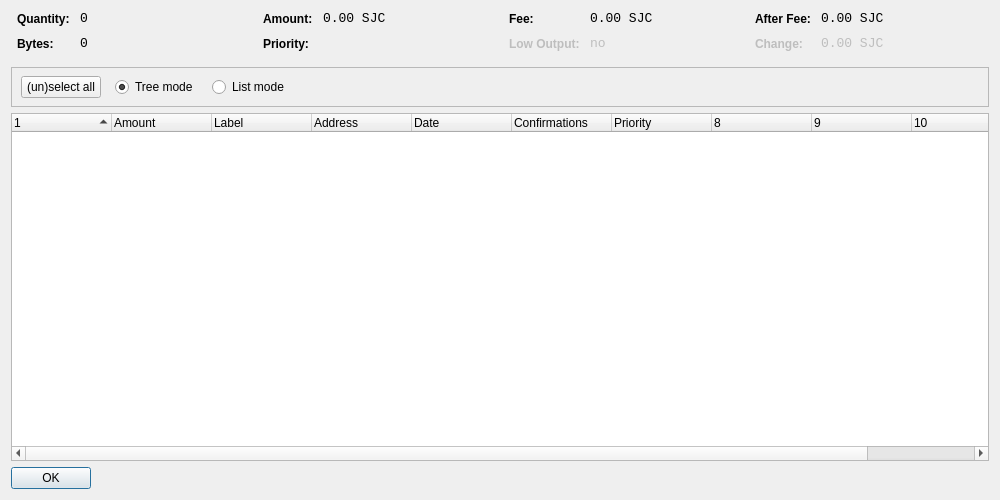
<?xml version="1.0" encoding="UTF-8"?>
<ui version="4.0">
 <class>CoinControlDialog</class>
 <widget class="QDialog" name="CoinControlDialog">
  <property name="geometry">
   <rect>
    <x>0</x>
    <y>0</y>
    <width>1000</width>
    <height>500</height>
   </rect>
  </property>
  <property name="windowTitle">
   <string>Coin Control</string>
  </property>
  <layout class="QVBoxLayout" name="verticalLayout">
   <item>
    <layout class="QHBoxLayout" name="horizontalLayoutTop" stretch="0,0,0,0">
     <property name="topMargin">
      <number>0</number>
     </property>
     <property name="bottomMargin">
      <number>10</number>
     </property>
     <item>
      <layout class="QFormLayout" name="formLayoutCoinControl1">
       <property name="horizontalSpacing">
        <number>10</number>
       </property>
       <property name="verticalSpacing">
        <number>10</number>
       </property>
       <property name="leftMargin">
        <number>6</number>
       </property>
       <property name="rightMargin">
        <number>6</number>
       </property>
       <item row="0" column="0">
        <widget class="QLabel" name="labelCoinControlQuantityText">
         <property name="styleSheet">
          <string notr="true">font-weight:bold;</string>
         </property>
         <property name="text">
          <string>Quantity:</string>
         </property>
        </widget>
       </item>
       <item row="0" column="1">
        <widget class="QLabel" name="labelCoinControlQuantity">
         <property name="font">
          <font>
           <family>Monospace</family>
           <pointsize>10</pointsize>
          </font>
         </property>
         <property name="cursor">
          <cursorShape>IBeamCursor</cursorShape>
         </property>
         <property name="contextMenuPolicy">
          <enum>Qt::ActionsContextMenu</enum>
         </property>
         <property name="text">
          <string notr="true">0</string>
         </property>
         <property name="textInteractionFlags">
          <set>Qt::LinksAccessibleByMouse|Qt::TextSelectableByKeyboard|Qt::TextSelectableByMouse</set>
         </property>
        </widget>
       </item>
       <item row="1" column="0">
        <widget class="QLabel" name="labelCoinControlBytesText">
         <property name="styleSheet">
          <string notr="true">font-weight:bold;</string>
         </property>
         <property name="text">
          <string>Bytes:</string>
         </property>
        </widget>
       </item>
       <item row="1" column="1">
        <widget class="QLabel" name="labelCoinControlBytes">
         <property name="font">
          <font>
           <family>Monospace</family>
           <pointsize>10</pointsize>
          </font>
         </property>
         <property name="cursor">
          <cursorShape>IBeamCursor</cursorShape>
         </property>
         <property name="contextMenuPolicy">
          <enum>Qt::ActionsContextMenu</enum>
         </property>
         <property name="text">
          <string notr="true">0</string>
         </property>
         <property name="textInteractionFlags">
          <set>Qt::LinksAccessibleByMouse|Qt::TextSelectableByKeyboard|Qt::TextSelectableByMouse</set>
         </property>
        </widget>
       </item>
      </layout>
     </item>
     <item>
      <layout class="QFormLayout" name="formLayoutCoinControl2">
       <property name="horizontalSpacing">
        <number>10</number>
       </property>
       <property name="verticalSpacing">
        <number>10</number>
       </property>
       <property name="leftMargin">
        <number>6</number>
       </property>
       <property name="rightMargin">
        <number>6</number>
       </property>
       <item row="0" column="0">
        <widget class="QLabel" name="labelCoinControlAmountText">
         <property name="styleSheet">
          <string notr="true">font-weight:bold;</string>
         </property>
         <property name="text">
          <string>Amount:</string>
         </property>
        </widget>
       </item>
       <item row="0" column="1">
        <widget class="QLabel" name="labelCoinControlAmount">
         <property name="font">
          <font>
           <family>Monospace</family>
           <pointsize>10</pointsize>
          </font>
         </property>
         <property name="cursor">
          <cursorShape>IBeamCursor</cursorShape>
         </property>
         <property name="contextMenuPolicy">
          <enum>Qt::ActionsContextMenu</enum>
         </property>
         <property name="text">
          <string notr="true">0.00 SJC</string>
         </property>
         <property name="textInteractionFlags">
          <set>Qt::LinksAccessibleByMouse|Qt::TextSelectableByKeyboard|Qt::TextSelectableByMouse</set>
         </property>
        </widget>
       </item>
       <item row="1" column="0">
        <widget class="QLabel" name="labelCoinControlPriorityText">
         <property name="styleSheet">
          <string notr="true">font-weight:bold;</string>
         </property>
         <property name="text">
          <string>Priority:</string>
         </property>
        </widget>
       </item>
       <item row="1" column="1">
        <widget class="QLabel" name="labelCoinControlPriority">
         <property name="font">
          <font>
           <family>Monospace</family>
           <pointsize>10</pointsize>
          </font>
         </property>
         <property name="cursor">
          <cursorShape>IBeamCursor</cursorShape>
         </property>
         <property name="contextMenuPolicy">
          <enum>Qt::ActionsContextMenu</enum>
         </property>
         <property name="text">
          <string/>
         </property>
         <property name="textInteractionFlags">
          <set>Qt::LinksAccessibleByMouse|Qt::TextSelectableByKeyboard|Qt::TextSelectableByMouse</set>
         </property>
        </widget>
       </item>
      </layout>
     </item>
     <item>
      <layout class="QFormLayout" name="formLayoutCoinControl3">
       <property name="horizontalSpacing">
        <number>10</number>
       </property>
       <property name="verticalSpacing">
        <number>10</number>
       </property>
       <property name="leftMargin">
        <number>6</number>
       </property>
       <property name="rightMargin">
        <number>6</number>
       </property>
       <item row="0" column="0">
        <widget class="QLabel" name="labelCoinControlFeeText">
         <property name="styleSheet">
          <string notr="true">font-weight:bold;</string>
         </property>
         <property name="text">
          <string>Fee:</string>
         </property>
        </widget>
       </item>
       <item row="0" column="1">
        <widget class="QLabel" name="labelCoinControlFee">
         <property name="font">
          <font>
           <family>Monospace</family>
           <pointsize>10</pointsize>
          </font>
         </property>
         <property name="cursor">
          <cursorShape>IBeamCursor</cursorShape>
         </property>
         <property name="contextMenuPolicy">
          <enum>Qt::ActionsContextMenu</enum>
         </property>
         <property name="text">
          <string notr="true">0.00 SJC</string>
         </property>
         <property name="textInteractionFlags">
          <set>Qt::LinksAccessibleByMouse|Qt::TextSelectableByKeyboard|Qt::TextSelectableByMouse</set>
         </property>
        </widget>
       </item>
       <item row="1" column="0">
        <widget class="QLabel" name="labelCoinControlLowOutputText">
         <property name="enabled">
          <bool>false</bool>
         </property>
         <property name="styleSheet">
          <string notr="true">font-weight:bold;</string>
         </property>
         <property name="text">
          <string>Low Output:</string>
         </property>
        </widget>
       </item>
       <item row="1" column="1">
        <widget class="QLabel" name="labelCoinControlLowOutput">
         <property name="enabled">
          <bool>false</bool>
         </property>
         <property name="font">
          <font>
           <family>Monospace</family>
           <pointsize>10</pointsize>
          </font>
         </property>
         <property name="cursor">
          <cursorShape>IBeamCursor</cursorShape>
         </property>
         <property name="contextMenuPolicy">
          <enum>Qt::ActionsContextMenu</enum>
         </property>
         <property name="text">
          <string notr="true">no</string>
         </property>
         <property name="textInteractionFlags">
          <set>Qt::LinksAccessibleByMouse|Qt::TextSelectableByKeyboard|Qt::TextSelectableByMouse</set>
         </property>
        </widget>
       </item>
      </layout>
     </item>
     <item>
      <layout class="QFormLayout" name="formLayoutCoinControl4">
       <property name="horizontalSpacing">
        <number>10</number>
       </property>
       <property name="verticalSpacing">
        <number>10</number>
       </property>
       <property name="leftMargin">
        <number>6</number>
       </property>
       <property name="rightMargin">
        <number>6</number>
       </property>
       <item row="0" column="0">
        <widget class="QLabel" name="labelCoinControlAfterFeeText">
         <property name="styleSheet">
          <string notr="true">font-weight:bold;</string>
         </property>
         <property name="text">
          <string>After Fee:</string>
         </property>
        </widget>
       </item>
       <item row="0" column="1">
        <widget class="QLabel" name="labelCoinControlAfterFee">
         <property name="font">
          <font>
           <family>Monospace</family>
           <pointsize>10</pointsize>
          </font>
         </property>
         <property name="cursor">
          <cursorShape>IBeamCursor</cursorShape>
         </property>
         <property name="contextMenuPolicy">
          <enum>Qt::ActionsContextMenu</enum>
         </property>
         <property name="text">
          <string notr="true">0.00 SJC</string>
         </property>
         <property name="textInteractionFlags">
          <set>Qt::LinksAccessibleByMouse|Qt::TextSelectableByKeyboard|Qt::TextSelectableByMouse</set>
         </property>
        </widget>
       </item>
       <item row="1" column="0">
        <widget class="QLabel" name="labelCoinControlChangeText">
         <property name="enabled">
          <bool>false</bool>
         </property>
         <property name="styleSheet">
          <string notr="true">font-weight:bold;</string>
         </property>
         <property name="text">
          <string>Change:</string>
         </property>
        </widget>
       </item>
       <item row="1" column="1">
        <widget class="QLabel" name="labelCoinControlChange">
         <property name="enabled">
          <bool>false</bool>
         </property>
         <property name="font">
          <font>
           <family>Monospace</family>
           <pointsize>10</pointsize>
          </font>
         </property>
         <property name="cursor">
          <cursorShape>IBeamCursor</cursorShape>
         </property>
         <property name="contextMenuPolicy">
          <enum>Qt::ActionsContextMenu</enum>
         </property>
         <property name="text">
          <string notr="true">0.00 SJC</string>
         </property>
         <property name="textInteractionFlags">
          <set>Qt::LinksAccessibleByMouse|Qt::TextSelectableByKeyboard|Qt::TextSelectableByMouse</set>
         </property>
        </widget>
       </item>
      </layout>
     </item>
    </layout>
   </item>
   <item>
    <widget class="QFrame" name="frame">
     <property name="minimumSize">
      <size>
       <width>0</width>
       <height>40</height>
      </size>
     </property>
     <property name="frameShape">
      <enum>QFrame::StyledPanel</enum>
     </property>
     <property name="frameShadow">
      <enum>QFrame::Sunken</enum>
     </property>
     <widget class="QWidget" name="horizontalLayoutWidget">
      <property name="geometry">
       <rect>
        <x>10</x>
        <y>0</y>
        <width>781</width>
        <height>41</height>
       </rect>
      </property>
      <layout class="QHBoxLayout" name="horizontalLayoutPanel" stretch="0,0,0,0,0">
       <property name="spacing">
        <number>14</number>
       </property>
       <item>
        <widget class="QPushButton" name="pushButtonSelectAll">
         <property name="sizePolicy">
          <sizepolicy hsizetype="Maximum" vsizetype="Fixed">
           <horstretch>0</horstretch>
           <verstretch>0</verstretch>
          </sizepolicy>
         </property>
         <property name="text">
          <string>(un)select all</string>
         </property>
        </widget>
       </item>
       <item>
        <widget class="QRadioButton" name="radioTreeMode">
         <property name="sizePolicy">
          <sizepolicy hsizetype="Maximum" vsizetype="Fixed">
           <horstretch>0</horstretch>
           <verstretch>0</verstretch>
          </sizepolicy>
         </property>
         <property name="text">
          <string>Tree mode</string>
         </property>
         <property name="checked">
          <bool>true</bool>
         </property>
        </widget>
       </item>
       <item>
        <widget class="QRadioButton" name="radioListMode">
         <property name="sizePolicy">
          <sizepolicy hsizetype="Maximum" vsizetype="Fixed">
           <horstretch>0</horstretch>
           <verstretch>0</verstretch>
          </sizepolicy>
         </property>
         <property name="text">
          <string>List mode</string>
         </property>
        </widget>
       </item>
       <item>
        <spacer name="horizontalSpacer">
         <property name="orientation">
          <enum>Qt::Horizontal</enum>
         </property>
         <property name="sizeHint" stdset="0">
          <size>
           <width>40</width>
           <height>20</height>
          </size>
         </property>
        </spacer>
       </item>
      </layout>
     </widget>
    </widget>
   </item>
   <item>
    <widget class="CoinControlTreeWidget" name="treeWidget">
     <property name="contextMenuPolicy">
      <enum>Qt::CustomContextMenu</enum>
     </property>
     <property name="sortingEnabled">
      <bool>false</bool>
     </property>
     <property name="columnCount">
      <number>11</number>
     </property>
     <attribute name="headerShowSortIndicator" stdset="0">
      <bool>true</bool>
     </attribute>
     <attribute name="headerStretchLastSection">
      <bool>false</bool>
     </attribute>
     <column>
      <property name="text">
       <string/>
      </property>
     </column>
     <column>
      <property name="text">
       <string>Amount</string>
      </property>
     </column>
     <column>
      <property name="text">
       <string>Label</string>
      </property>
     </column>
     <column>
      <property name="text">
       <string>Address</string>
      </property>
     </column>
     <column>
      <property name="text">
       <string>Date</string>
      </property>
     </column>
     <column>
      <property name="text">
       <string>Confirmations</string>
      </property>
      <property name="toolTip">
       <string>Confirmed</string>
      </property>
     </column>
     <column>
      <property name="text">
       <string>Priority</string>
      </property>
     </column>
     <column>
      <property name="text">
       <string/>
      </property>
     </column>
     <column>
      <property name="text">
       <string/>
      </property>
     </column>
     <column>
      <property name="text">
       <string/>
      </property>
     </column>
     <column>
      <property name="text">
       <string/>
      </property>
     </column>
    </widget>
   </item>
   <item>
    <widget class="QDialogButtonBox" name="buttonBox">
     <property name="sizePolicy">
      <sizepolicy hsizetype="Maximum" vsizetype="Fixed">
       <horstretch>0</horstretch>
       <verstretch>0</verstretch>
      </sizepolicy>
     </property>
     <property name="orientation">
      <enum>Qt::Horizontal</enum>
     </property>
     <property name="standardButtons">
      <set>QDialogButtonBox::Ok</set>
     </property>
    </widget>
   </item>
  </layout>
 </widget>
 <customwidgets>
  <customwidget>
   <class>CoinControlTreeWidget</class>
   <extends>QTreeWidget</extends>
   <header>coincontroltreewidget.h</header>
  </customwidget>
 </customwidgets>
 <resources/>
 <connections/>
</ui>
